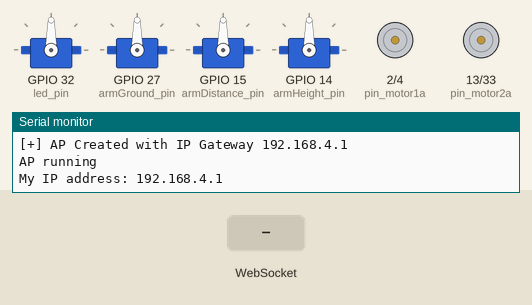
Simulated run of this sketch. Board: ESP32. Parts: 4 × servo, motor-driver pin pairs drawn as motors (green arrow = first pin HIGH = forward, orange = second pin HIGH = backward, longer = more drive), the last lines printed to the serial monitor. The inputs (shaded band) are chosen by the test bench. Storage starts empty.

Above: at 1.2 s.
1.3 s: WebSocket text "turn" received
At 2.2 s:
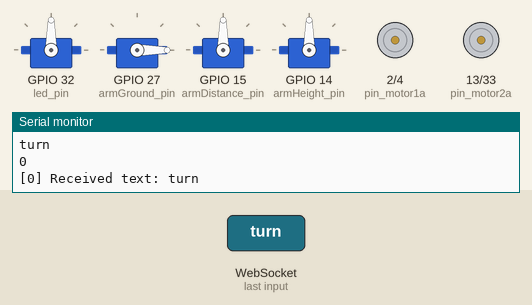
2.8 s: WebSocket text "dist" received
At 3.3 s:
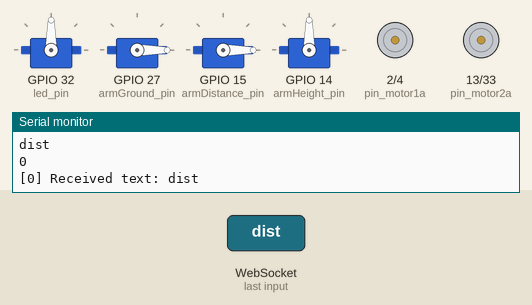
4.3 s: WebSocket text "heig" received
At 5.5 s:
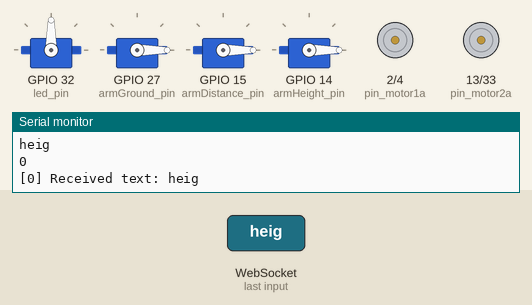
5.8 s: WebSocket text "clam" received
At 6.8 s:
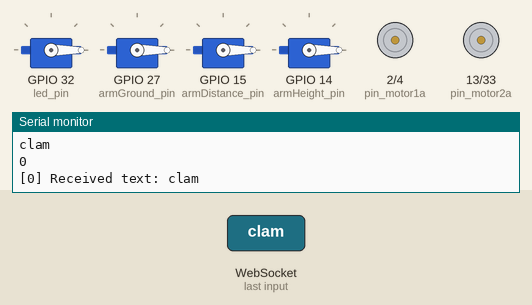
7.3 s: WebSocket text "gogo" received
At 7.5 s:
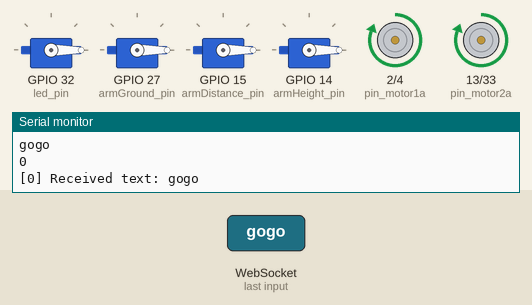
9.2 s: WebSocket text "back" received
At 9.4 s:
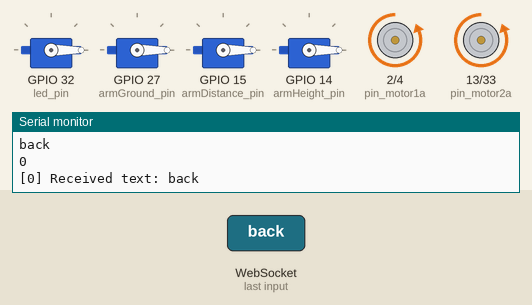
Timing chart, 0 to 12.1 s (numbered marks = the images above; inputs shaded):
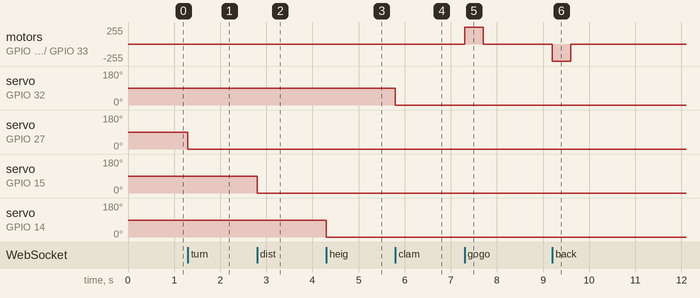

Measured:
- after the input at 1.3 s, servo on GPIO 27 (armGround_pin): 90° → 0° at once
- after the input at 2.8 s, servo on GPIO 15 (armDistance_pin): 90° → 0° at once
- after the input at 4.3 s, servo on GPIO 14 (armHeight_pin): 90° → 0° at once
- after the input at 5.8 s, servo on GPIO 32 (led_pin): 90° → 0° at once
- after the input at 7.3 s, motor on GPIO 2 (pin_motor1a) / GPIO 4 (pin_motor1b), motor on GPIO 13 (pin_motor2a) / GPIO 33 (pin_motor2b): stopped → forward 255/255 at once, → stopped 0.40 s later
- after the input at 9.2 s, motor on GPIO 2 (pin_motor1a) / GPIO 4 (pin_motor1b), motor on GPIO 13 (pin_motor2a) / GPIO 33 (pin_motor2b): stopped → backward 255/255 at once, → stopped 0.40 s later

The sketch:

remote_car_esp32.ino
```cpp
#include <WiFi.h>
#include <SPIFFS.h>
#include <ESPAsyncWebServer.h>
#include <WebSocketsServer.h>

// Robot
#include <ESP32Servo.h>
Servo myservo3;
Servo myservo1;
Servo myservo2;
Servo myservo4;

// Constants
const char *ssid = "ESP-CAR";
const char *password =  "Kr1$t0fer";
const char *msg_toggle_led = "toggleLED";
const char *msg_get_led = "getLEDState";
const int dns_port = 53;
const int http_port = 80;
const int ws_port = 1337;
const int led_pin = 32;
const int armGround_pin = 27;
const int armDistance_pin = 15;
const int armHeight_pin = 14;
const int pin_motor1a = 2;
const int pin_motor1b = 4;
const int pin_motor2a = 13;
const int pin_motor2b = 33;


// Globals
AsyncWebServer server(80);
WebSocketsServer webSocket = WebSocketsServer(1337);
char msg_buf[10];
int led_state = 120;
int arm_ground = 0;

/***********************************************************
   Functions
*/

// Callback: receiving any WebSocket message
void onWebSocketEvent(uint8_t client_num,
                      WStype_t type,
                      uint8_t * payload,
                      size_t length) {

  // Figure out the type of WebSocket event
  switch (type) {

    // Client has disconnected
    case WStype_DISCONNECTED:
      Serial.printf("[%u] Disconnected!\n", client_num);
      break;

    // New client has connected
    case WStype_CONNECTED:
      {
        IPAddress ip = webSocket.remoteIP(client_num);
        Serial.printf("[%u] Connection from ", client_num);
        Serial.println(ip.toString());
      }
      break;

    // Handle text messages from client
    case WStype_TEXT:
      {
        String string_payload = (char *)payload;
        String motor_selector = string_payload.substring(0, 4);
        String motor_move_string = string_payload.substring(4);
        int motor_move = motor_move_string.toInt();
        Serial.println(motor_selector);
        Serial.println(motor_move);


        // Print out raw message
        Serial.printf("[%u] Received text: %s\n", client_num, payload);


        // Toggle LED
        if ( motor_selector == "togg" ) {
          led_state = (led_state == 120) ? 180 : 120;
          Serial.printf("Toggling LED to %u\n", led_state);
          // Report the state of the LED
        } else if (motor_selector == "gets" ) {
          led_state = myservo1.read();
          sprintf(msg_buf, "%d", led_state);
          Serial.printf("Sending to [%u]: %s\n", client_num, msg_buf);
          webSocket.sendTXT(client_num, msg_buf);
        } else if (motor_selector == "turn") {
          myservo1.write(motor_move);
        } else if (motor_selector == "dist") {
          myservo2.write(motor_move);
        } else if (motor_selector == "heig") {
          myservo4.write(motor_move);
        } else if (motor_selector == "clam") {
          myservo3.write(motor_move);
        } else if (motor_selector == "gogo") {
          motorMove("forw");
          delay(400);
          motorMove("stop");
        } else if (motor_selector == "back") {
          motorMove("back");
          delay(400);
          motorMove("stop");
        } else if (motor_selector == "left") {
          motorMove("left");
          delay(100);
          motorMove("stop");
        } else if (motor_selector == "righ") {
          motorMove("right");
          delay(100);
          motorMove("stop");
        }  else {

          Serial.println("[%u] Message not recognized");
        }
        break;
      }
    // For everything else: do nothing
    case WStype_BIN:
    case WStype_ERROR:
    case WStype_FRAGMENT_TEXT_START:
    case WStype_FRAGMENT_BIN_START:
    case WStype_FRAGMENT:
    case WStype_FRAGMENT_FIN:
    default:
      break;
  }
}

// Callback: send homepage
void onIndexRequest(AsyncWebServerRequest *request) {
  IPAddress remote_ip = request->client()->remoteIP();
  Serial.println("[" + remote_ip.toString() +
                 "] HTTP GET request of " + request->url());
  request->send(SPIFFS, "/index.html", "text/html");
}

// Callback: send style sheet
void onCSSRequest(AsyncWebServerRequest *request) {
  IPAddress remote_ip = request->client()->remoteIP();
  Serial.println("[" + remote_ip.toString() +
                 "] HTTP GET request of " + request->url());
  request->send(SPIFFS, "/style.css", "text/css");
}

// Callback: send 404 if requested file does not exist
void onPageNotFound(AsyncWebServerRequest *request) {
  IPAddress remote_ip = request->client()->remoteIP();
  Serial.println("[" + remote_ip.toString() +
                 "] HTTP GET request of " + request->url());
  request->send(404, "text/plain", "Not found");
}

/***********************************************************
   Main
*/

void setup() {
  myservo3.attach(led_pin);
  myservo1.attach(armGround_pin);
  myservo2.attach(armDistance_pin);
  myservo4.attach(armHeight_pin);

  pinMode(pin_motor1a, OUTPUT);
  pinMode(pin_motor1b, OUTPUT);
  pinMode(pin_motor2a, OUTPUT);
  pinMode(pin_motor2b, OUTPUT);

  // Init LED and turn off
  pinMode(led_pin, OUTPUT);
  digitalWrite(led_pin, LOW);

  // Start Serial port
  Serial.begin(115200);

  // Make sure we can read the file system
  if ( !SPIFFS.begin()) {
    Serial.println("Error mounting SPIFFS");
    while (1);
  }

  // Start access point
  Serial.println("\n[*] Creating AP");
  WiFi.mode(WIFI_AP);
  WiFi.softAP(ssid, password);
  Serial.print("[+] AP Created with IP Gateway ");
  Serial.println(WiFi.softAPIP());

  // Print our IP address
  Serial.println();
  Serial.println("AP running");
  Serial.print("My IP address: ");
  Serial.println(WiFi.softAPIP());

  // On HTTP request for root, provide index.html file
  server.on("/", HTTP_GET, onIndexRequest);

  // On HTTP request for style sheet, provide style.css
  server.on("/style.css", HTTP_GET, onCSSRequest);

  // Handle requests for pages that do not exist
  server.onNotFound(onPageNotFound);

  // Start web server
  server.begin();

  // Start WebSocket server and assign callback
  webSocket.begin();
  webSocket.onEvent(onWebSocketEvent);

}

void loop() {

  // Look for and handle WebSocket data
  webSocket.loop();
}

void motorMove(String move) {
  if (move.equals("forw"))
  {
    digitalWrite(pin_motor1a, HIGH);
    digitalWrite(pin_motor1b, LOW);
    digitalWrite(pin_motor2a, HIGH);
    digitalWrite(pin_motor2b, LOW);
  }
  else if (move.equals("back"))
  {
    digitalWrite(pin_motor1a, LOW);
    digitalWrite(pin_motor1b, HIGH);
    digitalWrite(pin_motor2a, LOW);
    digitalWrite(pin_motor2b, HIGH);
  }
  else if (move.equals("left"))
  {
    digitalWrite(pin_motor1a, HIGH);
    digitalWrite(pin_motor1b, LOW);
    digitalWrite(pin_motor2a, LOW);
    digitalWrite(pin_motor2b, LOW);
  }
  else if (move.equals("right"))
  {
    digitalWrite(pin_motor1a, LOW);
    digitalWrite(pin_motor1b, LOW);
    digitalWrite(pin_motor2a, HIGH);
    digitalWrite(pin_motor2b, LOW);
  }
  else if (move.equals("stop"))
  {
    digitalWrite(pin_motor1a, LOW);
    digitalWrite(pin_motor1b, LOW);
    digitalWrite(pin_motor2a, LOW);
    digitalWrite(pin_motor2b, LOW);
  }
  else
  {
    //nothing
  }


}
```
